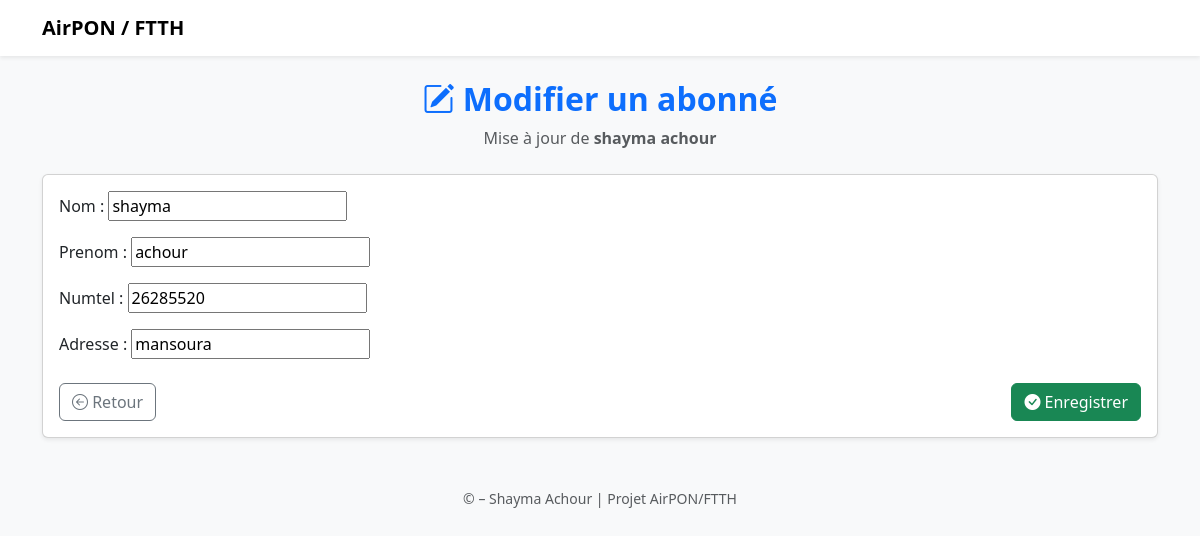
Page /abonnes/1/modifier/ on the committed database.
### airponFtth/models.py (models this page shows, shortened)
class Abonne(models.Model):
    sub = models.ForeignKey(Sub, on_delete=models.CASCADE, related_name='abonnes')
    nom = models.CharField(max_length=100)
    prenom = models.CharField(max_length=100)
    numtel = models.CharField(max_length=15)
    adresse = models.CharField(max_length=255)
    email = models.EmailField()

### airponFtth/views.py (the view)
# urls.py: path('abonnes/<int:abonne_id>/modifier/', views.modifier_abonne, name='modifier_abonne'),
def modifier_abonne(request, abonne_id):
    abonne = get_object_or_404(Abonne, id=abonne_id)
    if request.method == 'POST':
        form = AbonneForm(request.POST, instance=abonne)
        if form.is_valid():
            form.save()
            return redirect('abonne_list', sub_id=abonne.sub.id)
    else:
        form = AbonneForm(instance=abonne)
    return render(request, 'abonnes/modifier_abonne.html', {'form': form, 'abonne': abonne})

### airponFtth/forms.py
class AbonneForm(forms.ModelForm):
    class Meta:
        model = Abonne
        fields = ['nom', 'prenom', 'numtel', 'adresse']

### airponFtth/templates/abonnes/modifier_abonne.html (shortened to what this page needs)
{% load static %}
<!DOCTYPE html>
<html lang="fr">
<head>
    <link href="https://cdn.jsdelivr.net/npm/bootstrap@5.3.3/dist/css/bootstrap.min.css" rel="stylesheet">
    <link href="https://cdn.jsdelivr.net/npm/bootstrap-icons@1.10.5/font/bootstrap-icons.css" rel="stylesheet">
    <link rel="stylesheet" href="{% static 'airponftth/css/bootstrap.css' %}">
</head>
<body>
    <nav class="navbar navbar-light bg-white shadow-sm mb-4">
        <div class="container">
            <a class="navbar-brand fw-bold" href="#">AirPON / FTTH</a>
        </div>
    </nav>
    <div class="container">
        <div class="text-center mb-4">
            <h2 class="fw-bold text-primary"><i class="bi bi-pencil-square"></i> Modifier un abonné</h2>
            <p class="text-muted">Mise à jour de <strong>{{ abonne.nom }} {{ abonne.prenom }}</strong></p>
        </div>
        <div class="card shadow-sm">
            <div class="card-body">
                <form method="post" novalidate>
                    {{ form.as_p }}
                    <div class="d-flex justify-content-between mt-4">
                        <a href="{% url 'abonne_list' abonne.sub.id %}" class="btn btn-outline-secondary">
                            <i class="bi bi-arrow-left-circle"></i> Retour
                        </a>
                        <button type="submit" class="btn btn-success">
                            <i class="bi bi-check-circle-fill"></i> Enregistrer
                        </button>
                    </div>
                </form>
            </div>
        </div>
        <footer class="text-center mt-5 text-muted">
            <small>&copy; {{ now|date:"Y" }} – Shayma Achour | Projet AirPON/FTTH</small>
        </footer>
    </div>
</body>
</html>

### airponFtth/templates/abonnes/modifier_abonne.html (style rules this page uses)
body { background-color: #f8f9fa; }
.card { animation: fadeIn 0.5s ease-in-out; }

### rows in the picture
Abonne: nom "shayma", prenom "achour", numtel "26285520", adresse "mansoura"
